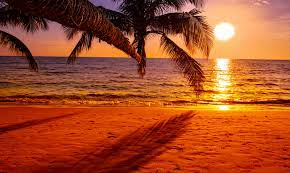
//> input picture content_based_image_retrieval/Custom_data/pic.04.jpg, 290 x 173 px, given in place of the camera
$ ./main_video   (built with g++ and OpenCV 4)
//> lines starting //> are read from the running program, lines starting //| are printed output that depends on the picture; after the words box and inside, x2 and y2 are one past the last pixel; in counts of white or black regions, pixels touching at a corner belong together
### realtime_filtering/filter.h
/*
Input - Takes color image of type cv::Mat with CV_8UC3
Output - Gives greyscale image of type cv::Mat with CV_8UC3
*/
int greyscale(cv::Mat& src, cv::Mat& dst);

/*
Input - Takes greyscale image of type cv::Mat with CV_8UC3
Output - Gives gaussian blur of kernel 5X5 greyscale image of type cv::Mat with CV_16SC3
*/
int blur5x5(cv::Mat& src, cv::Mat& dst);

/*
Input - Takes image of type cv::Mat on which sobelX is to be applied in cv::Mat format
Output - Gives sobelX image of type cv::Mat with CV_8USC3
*/
int sobelX3x3(cv::Mat& src, cv::Mat& dst);

/*
Input - Takes image of type cv::Mat on which sobelY is to be applied in cv::Mat format
Output - Gives sobelY image of type cv::Mat with CV_8USC3
*/
int sobelY3x3(cv::Mat& src, cv::Mat& dst);

/*
Input - Takes SobelX and SobelY of type cv::Mat with CV_16SC3
Output - Gives sobel magnitude image of type cv::Mat with CV_8UC3
*/
int magnitude(cv::Mat& sx, cv::Mat& sy, cv::Mat& dst);

/*
Input - Takes SobelX and SobelY of type cv::Mat with CV_16SC3
Output - Gives sobel magnitude image of type cv::Mat with CV_8UC3
*/
int blurQuantize(cv::Mat& src, cv::Mat& dst, int levels);

/*
Input - Takes SobelX and SobelY of type cv::Mat with CV_16SC3
Output - Gives sobel magnitude image of type cv::Mat with CV_8UC3
*/
int cartoon(cv::Mat& src, cv::Mat& dst, int levels, int magThreshold);

/*
Input - Takes grey image of type cv::Mat with CV_8UC3
Output - Gives max minus grey image of type cv::Mat with CV_8UC3
*/
int Negative(cv::Mat& src, cv::Mat& dst);

/*
Input - Takes grey image of type cv::Mat with CV_8UC3
Output - Gives a dilated image of type cv::Mat with CV_8UC3
*/
int dilation(cv::Mat& src, cv::Mat& dst);

/*
Input - Takes grey image of type cv::Mat with CV_8UC3
Output - Gives a eroded image of type cv::Mat with CV_8UC3
*/
int erosion(cv::Mat& src, cv::Mat& dst);

### realtime_filtering/filter.cpp
#include<iostream>
#include<string>
#include<opencv2/opencv.hpp>
#include<opencv2/highgui.hpp>
#include<opencv2/videoio.hpp>
#include<opencv2/imgproc.hpp>
#include"filter.h"

using std::max;

// [11 lines left out: function greyscale, not called in this run]


int blur5x5(cv::Mat& src, cv::Mat& dst) {
    int row = src.rows;
    int col = src.cols;
    dst = cv::Mat::zeros(row, col, CV_8UC3);
    cv::Mat temp = cv::Mat::zeros(row, col, CV_8UC3);
    for (int i = 0;i < row;i++) {
        cv::Vec3b* sptr = src.ptr<cv::Vec3b>(i);
        cv::Vec3b* dptr = temp.ptr<cv::Vec3b>(i);

        for (int j = 2;j < col - 2;j++) {

            for (int c = 0;c < 3;c++) {
                dptr[j][c] = (1 * sptr[j - 2][c] + 2 * sptr[j - 1][c] + 4 * sptr[j][c] + 2 * sptr[j + 1][c] + 1 * sptr[j + 2][c]) / 10;
            }
        }
        dptr[0] = dptr[2];
        dptr[1] = dptr[3];
        dptr[col - 1] = dptr[col - 3];
        dptr[col - 2] = dptr[col - 4];
    }

    for (int i = 2;i <= row - 2;i++) {
        cv::Vec3b* s1ptr = temp.ptr<cv::Vec3b>(i - 2);
        cv::Vec3b* s2ptr = temp.ptr<cv::Vec3b>(i - 1);
        cv::Vec3b* s3ptr = temp.ptr<cv::Vec3b>(i);
        cv::Vec3b* s4ptr = temp.ptr<cv::Vec3b>(i + 1);
        cv::Vec3b* s5ptr = temp.ptr<cv::Vec3b>(i + 2);
        cv::Vec3b* d1ptr = dst.ptr<cv::Vec3b>(i);

        for (int j = 0;j < col;j++) {
            for (int c = 0;c < 3;c++) {
                d1ptr[j][c] = (1 * s1ptr[j][c] + 2 * s2ptr[j][c] + 4 * s3ptr[j][c] + 2 * s4ptr[j][c] + 1 * s5ptr[j][c]) / 10;
            }
        }
    }
    cv::Vec3b* s2ptr = temp.ptr<cv::Vec3b>(2);
    cv::Vec3b* s3ptr = temp.ptr<cv::Vec3b>(3);

    cv::Vec3b* d1ptr = dst.ptr<cv::Vec3b>(0);
    cv::Vec3b* d2ptr = dst.ptr<cv::Vec3b>(1);

    for (int j = 0; j < col; j++) {
        d1ptr[j] = s2ptr[j];
        d2ptr[j] = s3ptr[j];

    }
    return 0;

}

// [42 lines left out: function sobelX3x3, not called in this run]


int sobelY3x3(cv::Mat& src, cv::Mat& dst) {
    int row = src.rows;
    int col = src.cols;
    dst = cv::Mat::zeros(src.size(), CV_16SC3);
    cv::Mat temp = cv::Mat::zeros(src.size(), CV_16SC3);
    for (int i = 0;i < row;i++) {
        cv::Vec3b* sptr = src.ptr<cv::Vec3b>(i);
        cv::Vec3s* dptr = temp.ptr<cv::Vec3s>(i);

        for (int j = 1;j < col - 1;j++) {
            dptr[j][0] = (1 * sptr[j - 1][0] + 2 * sptr[j][0] + 1 * sptr[j][0]) / 4;
            dptr[j][1] = (1 * sptr[j - 1][1] + 2 * sptr[j][1] + 1 * sptr[j][1]) / 4;
            dptr[j][2] = (1 * sptr[j - 1][2] + 2 * sptr[j][2] + 1 * sptr[j][2]) / 4;
        }
        dptr[0] = dptr[1];
        dptr[col - 1] = dptr[col - 2];
    }

    for (int i = 1;i < row - 1;i++) {
        cv::Vec3s* s1ptr = temp.ptr<cv::Vec3s>(i - 1);
        cv::Vec3s* s2ptr = temp.ptr<cv::Vec3s>(i);
        cv::Vec3s* s3ptr = temp.ptr<cv::Vec3s>(i + 1);
        cv::Vec3s* d1ptr = dst.ptr<cv::Vec3s>(i);

        for (int j = 0;j < col;j++) {
            d1ptr[j][0] = -1 * s1ptr[j][0] + 1 * s3ptr[j][0];
            d1ptr[j][1] = -1 * s1ptr[j][1] + 1 * s3ptr[j][1];
            d1ptr[j][2] = -1 * s1ptr[j][2] + 1 * s3ptr[j][2];
        }
    }

    cv::Vec3s* s1ptr = temp.ptr<cv::Vec3s>(1);
    cv::Vec3s* slastptr = temp.ptr<cv::Vec3s>(row - 2);

    cv::Vec3s* d1ptr = dst.ptr<cv::Vec3s>(0);
    cv::Vec3s* dlastptr = dst.ptr<cv::Vec3s>(row - 1);

    for (int j = 0; j < col; j++) {
        d1ptr[j] = s1ptr[j];
        dlastptr[j] = slastptr[j];
    }

    return 0;
}

// [126 lines left out: functions magnitude, blurQuantize, cartoon, Negative, dilation, erosion, not called in this run]

### realtime_filtering/main_video.cpp
#include <opencv2/core/core.hpp>
#include <opencv2/highgui/highgui.hpp>
#include <opencv2/imgproc.hpp>
#include <iostream>
#include "filter.h"

int main(int argc, char* argv[]) {
    cv::VideoCapture* capdev;

    // open the video device
    capdev = new cv::VideoCapture(0);
    if (!capdev->isOpened()) {
        printf("Unable to open video device\n");
        return(-1);
    }

    // get some properties of the image
    cv::Size refS((int)capdev->get(cv::CAP_PROP_FRAME_WIDTH),
        (int)capdev->get(cv::CAP_PROP_FRAME_HEIGHT));
    printf("Expected size: %d %d\n", refS.width, refS.height);

    cv::namedWindow("Video", cv::WINDOW_NORMAL); // identifies a window
    cv::resizeWindow("Video",cv::Size (640,640));
    cv::namedWindow("Altered_vid", cv::WINDOW_NORMAL);
    cv::resizeWindow("Altered_vid",cv::Size (640,640));
    cv::Mat frame, bwframe;

    std::string name = "me.jpg";
    std::string source = "C:/Users/91991/OneDrive/Desktop/CS5330/Images_save/";
    std::string save_path = source + name;

    for (;;) {
        *capdev >> frame; // get a new frame from the camera, treat as a stream
//> frame is the input picture: 173 rows x 290 cols, CV_8UC3; mean B, G, R 38.2, 75.6, 163.9
        if (frame.empty()) {
            printf("frame is empty\n");
            break;
        }
        cv::imshow("Video", frame);

        // see if there is a waiting keystroke
        char key = cv::waitKey(10);
//> the key 'g' is pressed

        if (key == 'q') {
            break;
        }

        if (key == 's') {
            cv::imwrite(save_path, frame);
        }

        if (key == 'g') {
            cv::cvtColor(frame, bwframe, cv::COLOR_BGR2GRAY);
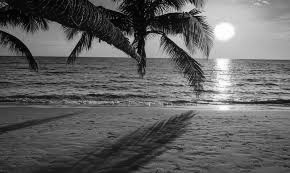
//> bwframe: 173 rows x 290 cols, CV_8UC1; min 1, max 255, mean 97.7
//> the key 'b' is pressed
            cv::imshow("Altered_vid", bwframe);
        }

        if (key == 'h') {
            cv::Mat grey_img;
            greyscale(frame, grey_img);
            cv::imshow("Altered_vid", grey_img);
        }

        if (key == 'b') {
            cv::Mat blur_img;
            blur5x5(frame, blur_img);
//> after the loop in blur5x5, `for (int i = 0;i < row;i++)`:
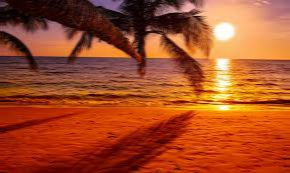
//> temp: 173 rows x 290 cols, CV_8UC3; mean B, G, R 37.8, 75.1, 163.5
//> after the loop in blur5x5, `for (int i = 2;i <= row - 2;i++)`:
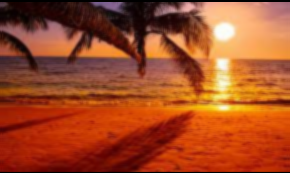
//> dst: 173 rows x 290 cols, CV_8UC3; mean B, G, R 36.5, 73.8, 160.9
//> after the loop in blur5x5, `for (int j = 0; j < col; j++)`:
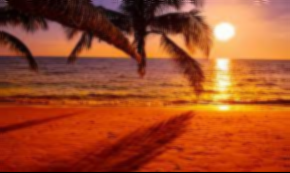
//> dst: 173 rows x 290 cols, CV_8UC3; 1.16% of pixels changed, all inside (x1, y1, x2, y2) = (0, 0, 290, 2)
//> the key 'y' is pressed
            cv::imshow("Altered_vid", blur_img);
        }

        if (key == 'x') {
            cv::Mat xsobel_img;
            sobelX3x3(frame, xsobel_img);
            cv::convertScaleAbs(xsobel_img,xsobel_img);
            cv::imshow("Altered_vid", xsobel_img);
        }

        if (key == 'y') {
            cv::Mat ysobel_img;
            sobelY3x3(frame, ysobel_img);
//> after the loop in sobelY3x3, `for (int i = 1;i < row - 1;i++)`:
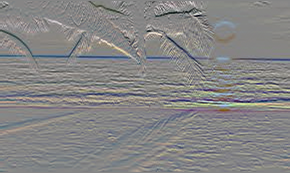
//> dst: 173 rows x 290 cols, CV_16SC3; mean B, G, R -0.8, -0.5, 0.5; drawn with min black and max white
//> after the loop in sobelY3x3, `for (int j = 0; j < col; j++)`:
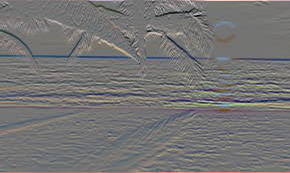
//> dst: 173 rows x 290 cols, CV_16SC3; 1.16% of pixels changed, all inside (x1, y1, x2, y2) = (0, 0, 290, 173); drawn with min black and max white
            cv::convertScaleAbs(ysobel_img,ysobel_img);
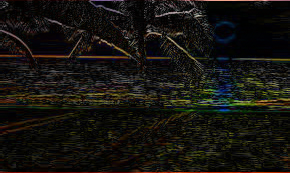
//> ysobel_img: 173 rows x 290 cols, CV_8UC3; mean B, G, R 15.6, 19.9, 21.9
//> the 'q' key is pressed
            cv::imshow("Altered_vid", ysobel_img);
        }

        if (key == 'm') {
            cv::Mat xsobel_img;
            sobelX3x3(frame, xsobel_img);

            cv::Mat ysobel_img;
            sobelY3x3(frame, ysobel_img);

            cv::Mat magnitude_img;
            magnitude(xsobel_img, ysobel_img, magnitude_img);
            cv::imshow("Altered_vid", magnitude_img);
        }

        if (key == 'i') {
            int levels = 15;
            cv::Mat blurQuantize_img;
            blurQuantize(frame, blurQuantize_img, levels);
            cv::imshow("Altered_vid", blurQuantize_img);
        }

        if (key == 'c') {
            int levels = 15;
            int magthreshold = 15;
            cv::Mat cartoon_img;
            cartoon(frame, cartoon_img, levels, magthreshold);
            cv::imshow("Altered_vid", cartoon_img);
        }

        if (key == 'n') {
            cv::Mat negative_img;
            Negative(frame, negative_img);
            cv::imshow("Altered_vid", negative_img);
        }

        if (key == '1') {
            std::cout<<"hi";
            cv::Mat dilated_img;
            dilation(frame, dilated_img);
            cv::imshow("Altered_vid", dilated_img);


        }

        if (key == '2') {
            cv::Mat eroded_img;
            erosion(frame, eroded_img);
            cv::imshow("Altered_vid", eroded_img);


        }
    }

    delete capdev;
    return(0);
}

$ run again, on content_based_image_retrieval/Custom_data/pic.05.jpg
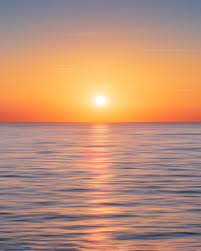
//> input picture content_based_image_retrieval/Custom_data/pic.05.jpg, 201 x 251 px, given in place of the camera
//> frame is the input picture: 251 rows x 201 cols, CV_8UC3; mean B, G, R 118.6, 144.6, 190.8
//> after the loop in sobelY3x3, `for (int j = 0; j < col; j++)`:
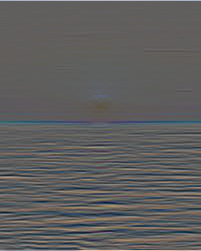
//> dst: 251 rows x 201 cols, CV_16SC3; mean B, G, R 0.7, 0.8, 1.4; drawn with min black and max white
//> `cv::convertScaleAbs(ysobel_img,ysobel_img);`:
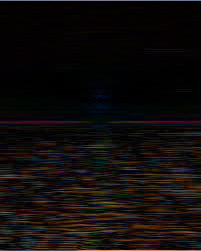
//> ysobel_img: 251 rows x 201 cols, CV_8UC3; mean B, G, R 10.8, 12.1, 16.3

$ run again, on content_based_image_retrieval/Custom_data/pic.06.jpg
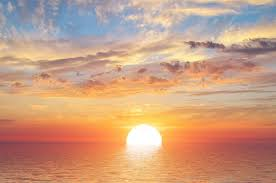
//> input picture content_based_image_retrieval/Custom_data/pic.06.jpg, 276 x 183 px, given in place of the camera
//> frame is the input picture: 183 rows x 276 cols, CV_8UC3; mean B, G, R 129.4, 157.5, 202.2
//> after the loop in sobelY3x3, `for (int j = 0; j < col; j++)`:
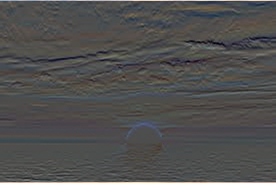
//> dst: 183 rows x 276 cols, CV_16SC3; mean B, G, R 0.8, 1.5, 2.4; drawn with min black and max white
//> `cv::convertScaleAbs(ysobel_img,ysobel_img);`:
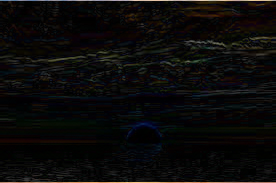
//> ysobel_img: 183 rows x 276 cols, CV_8UC3; mean B, G, R 9.8, 10.4, 11.3

$ run again, on content_based_image_retrieval/Custom_data/pic.07.jpg
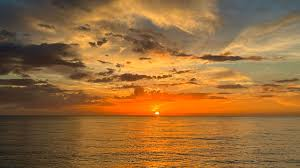
//> input picture content_based_image_retrieval/Custom_data/pic.07.jpg, 300 x 168 px, given in place of the camera
//> frame is the input picture: 168 rows x 300 cols, CV_8UC3; mean B, G, R 57.2, 107.1, 152.6
//> `cv::convertScaleAbs(ysobel_img,ysobel_img);`:
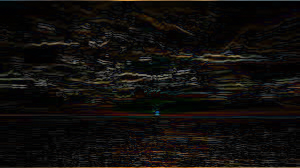
//> ysobel_img: 168 rows x 300 cols, CV_8UC3; mean B, G, R 11.9, 13.8, 16.1
